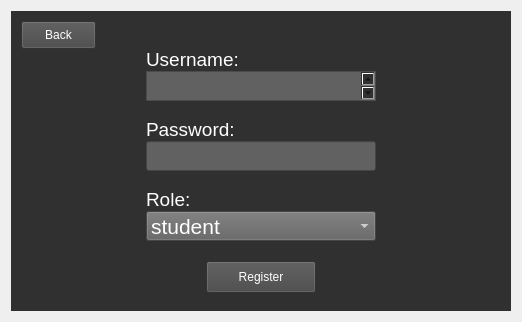
  <widget class="QWidget" name="new_user_registration">
   <layout class="QHBoxLayout" name="horizontalLayout_11">
    <item>
     <widget class="QWidget" name="login_widget_2" native="true">
      <property name="minimumSize">
       <size>
        <width>500</width>
        <height>300</height>
       </size>
      </property>
      <property name="maximumSize">
       <size>
        <width>500</width>
        <height>300</height>
       </size>
      </property>
      <property name="styleSheet">
       <string notr="true">background-color: rgb(48, 48, 48);</string>
      </property>
      <widget class="QTextEdit" name="username_input_register">
       <property name="geometry">
        <rect>
         <x>135</x>
         <y>60</y>
         <width>230</width>
         <height>30</height>
        </rect>
       </property>
       <property name="font">
        <font>
         <family>Arial</family>
         <pointsize>14</pointsize>
        </font>
       </property>
       <property name="styleSheet">
        <string notr="true">background-color: rgb(97, 97, 97);
color: rgb(255, 255, 255);</string>
       </property>
      </widget>
      <widget class="QLabel" name="connection_label_3">
       <property name="geometry">
        <rect>
         <x>135</x>
         <y>180</y>
         <width>141</width>
         <height>16</height>
        </rect>
       </property>
       <property name="font">
        <font>
         <pointsize>14</pointsize>
        </font>
       </property>
       <property name="styleSheet">
        <string notr="true">color: rgb(255, 255, 255);</string>
       </property>
       <property name="text">
        <string>Role:</string>
       </property>
      </widget>
      <widget class="QLabel" name="password_label_2">
       <property name="geometry">
        <rect>
         <x>135</x>
         <y>110</y>
         <width>100</width>
         <height>16</height>
        </rect>
       </property>
       <property name="font">
        <font>
         <pointsize>14</pointsize>
        </font>
       </property>
       <property name="styleSheet">
        <string notr="true">color: rgb(255, 255, 255);</string>
       </property>
       <property name="text">
        <string>Password:</string>
       </property>
      </widget>
      <widget class="QLabel" name="username_label_2">
       <property name="geometry">
        <rect>
         <x>135</x>
         <y>40</y>
         <width>100</width>
         <height>16</height>
        </rect>
       </property>
       <property name="font">
        <font>
         <pointsize>14</pointsize>
        </font>
       </property>
       <property name="styleSheet">
        <string notr="true">
color: rgb(255, 255, 255);</string>
       </property>
       <property name="text">
        <string>Username:</string>
       </property>
      </widget>
      <widget class="QPushButton" name="register_confirm_button">
       <property name="geometry">
        <rect>
         <x>195</x>
         <y>250</y>
         <width>110</width>
         <height>32</height>
        </rect>
       </property>
       <property name="styleSheet">
        <string notr="true">color: rgb(255, 255, 255);
background-color: rgb(70, 70, 70);</string>
       </property>
       <property name="text">
        <string>Register</string>
       </property>
      </widget>
      <widget class="QLineEdit" name="password_input_register">
       <property name="geometry">
        <rect>
         <x>135</x>
         <y>130</y>
         <width>230</width>
         <height>30</height>
        </rect>
       </property>
       <property name="font">
        <font>
         <family>Arial</family>
         <pointsize>16</pointsize>
        </font>
       </property>
       <property name="styleSheet">
        <string notr="true">background-color: rgb(97, 97, 97);
color: rgb(255, 255, 255);</string>
       </property>
      </widget>
      <widget class="QComboBox" name="role_selection_register">
       <property name="geometry">
        <rect>
         <x>135</x>
         <y>200</y>
         <width>230</width>
         <height>30</height>
        </rect>
       </property>
       <property name="font">
        <font>
         <family>Arial</family>
         <pointsize>16</pointsize>
        </font>
       </property>
       <property name="styleSheet">
        <string notr="true">background-color: rgb(97, 97, 97);
color: rgb(255, 255, 255);</string>
       </property>
       <property name="currentText">
        <string>student</string>
       </property>
       <property name="currentIndex">
        <number>0</number>
       </property>
       <item>
        <property name="text">
         <string>student</string>
        </property>
       </item>
       <item>
        <property name="text">
         <string>teacher</string>
        </property>
       </item>
       <item>
        <property name="text">
         <string>admin</string>
        </property>
       </item>
      </widget>
      <widget class="QPushButton" name="new_user_back_button">
       <property name="geometry">
        <rect>
         <x>10</x>
         <y>10</y>
         <width>75</width>
         <height>28</height>
        </rect>
       </property>
       <property name="minimumSize">
        <size>
         <width>75</width>
         <height>28</height>
        </size>
       </property>
       <property name="maximumSize">
        <size>
         <width>16777215</width>
         <height>30</height>
        </size>
       </property>
       <property name="styleSheet">
        <string notr="true">color: rgb(255, 255, 255);
background-color: rgb(70, 70, 70);</string>
       </property>
       <property name="text">
        <string>Back</string>
       </property>
      </widget>
     </widget>
    </item>
   </layout>
  </widget>
